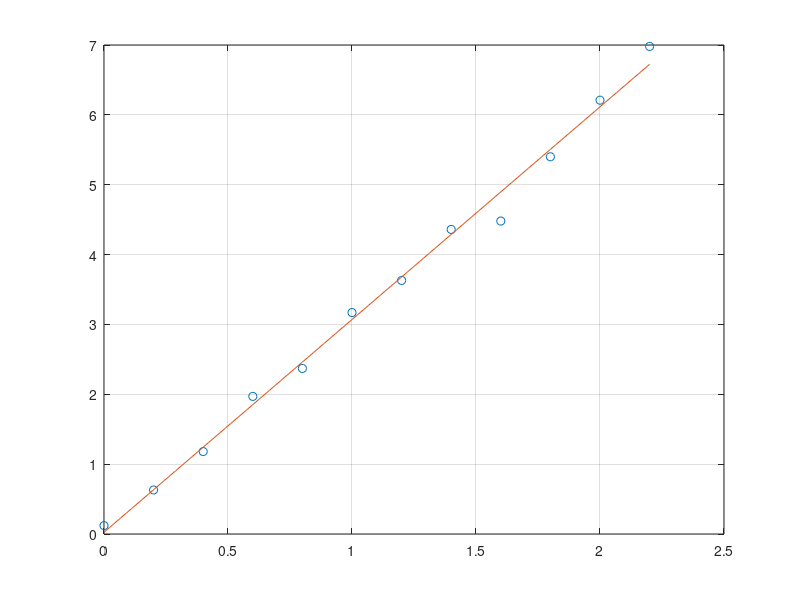

This figure's MATLAB source:
Current=[0 0.2 0.4 0.6  0.8 1 1.2 1.4 1.6 1.8 2 2.2];
Frequency=[	0.12	0.63	1.18	1.97	2.37	3.17	3.63	4.36	4.48	5.40	6.21	6.98];

wxx=[];
 for i=1:length(Current)
     x = 1/((0.06+0.05*Frequency(i)))^2*(Current(i))^2;
     wxx = [wxx; x];
 end

 wxx
 
 wxx=sum(wxx)
 
 wy=[];
 for i=1:length(Current)
     x = 1/((0.06+0.05*Frequency(i)))^2*(Frequency(i));
     wy = [wy; x];
 end
 
 wy
 
 wy=sum(wy)
 
  wx=[];
 for i=1:length(Current)
     x = 1/((0.06+0.05*Frequency(i)))^2*(Current(i));
     wx = [wx; x];
 end
 
 wx=sum(wx)
 
   wxy=[];
 for i=1:length(Current)
     x = 1/((0.06+0.05*Frequency(i)))^2*(Current(i))*Frequency(i);
     wxy = [wxy; x];
 end
 
 wxy=sum(wxy)
 
    wxy=[];
 for i=1:length(Current)
     x = 1/((0.06+0.05*Frequency(i)))^2*(Current(i))*Frequency(i);
     wxy = [wxy; x];
 end
 
 wxy=sum(wxy)
 
    w=[];
 for i=1:length(Current)
     x = 1/(0.06+0.05*Frequency(i))^2;
     w = [w; x];
 end
 
 w=sum(w)
 
;
x1 = linspace(0,2.2);
y1 = x1.*3.045+0.025;
figure
plot(Current,Frequency,'o',x1,y1)
grid on
 